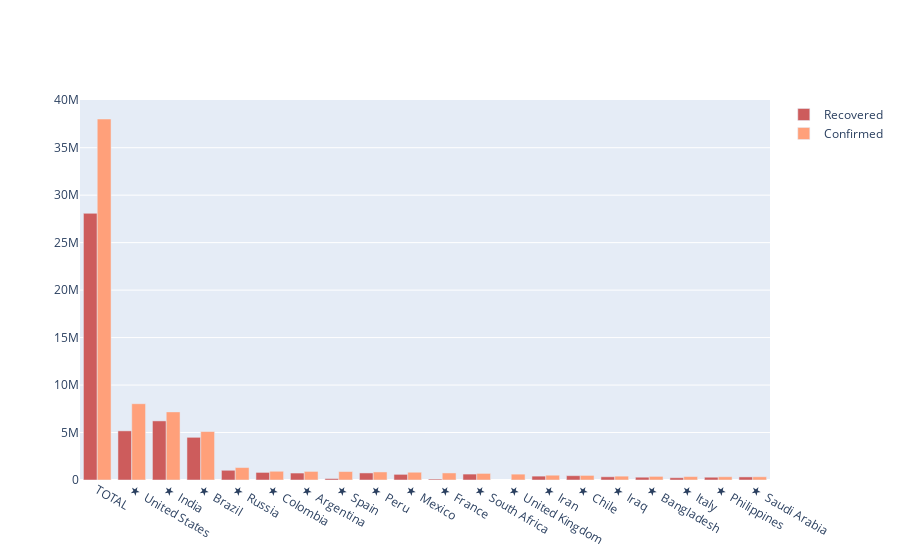

The notebook cell saved with this chart:
### Markdown cell above
#### lets visualize the recovered cases based on total confirmed case

### Code cell
# lets visualize the recovered case based in relation to total confirmed case

import plotly.graph_objects as go


# for grouped barplot using recovered cases per country and total number of cases per country.

fig = go.Figure(data = [
go.Bar(
    x = world_df['Name'],
    y = world_df["Recovered"].head(20),
    name = "Recovered",
    marker_color = "indianred"
),
go.Bar(
    x = world_df['Name'],
    y = world_df['Confirmed'].head(20),
    name = 'Confirmed',
    marker_color = "lightsalmon"
)
])

# Here we modify the tickangle of the xaxis, resulting in rotated labels.
fig.update_layout(barmode='group')
fig.show()

### Figure 1 — Plotly figure (JSON) as saved in the notebook; plotly's stock layout.template omitted (floating-point values rounded to 4 significant figures; data arrays with more than 128 entries replaced by an {"elided": "..."} marker saying what was removed)
{"data": [{"marker": {"color": "indianred"}, "name": "Recovered", "type": "bar", "x": {"elided": "216 str values"}, "y": ["28087839", "5174115", "6224621", "4495269", "1024235", "798396", "732582", "150376", "743969", "594180", "100828", "624659", "Unknown", "409121", "454484", "340050", "294391", "240600", "293152", "325839"]}, {"marker": {"color": "lightsalmon"}, "name": "Confirmed", "type": "bar", "x": {"elided": "216 str values"}, "y": [38022412, 8035319, 7173345, 5103408, 1312310, 919083, 903730, 888968, 849371, 817503, 743479, 693359, 617688, 504281, 482888, 405437, 379738, 359569, 342816, 339615]}], "layout": {"autosize": true, "barmode": "group", "xaxis": {"autorange": true, "range": [-0.5, 19.5], "type": "category"}, "yaxis": {"autorange": true, "range": [0, 40020000.0], "type": "linear"}}}
